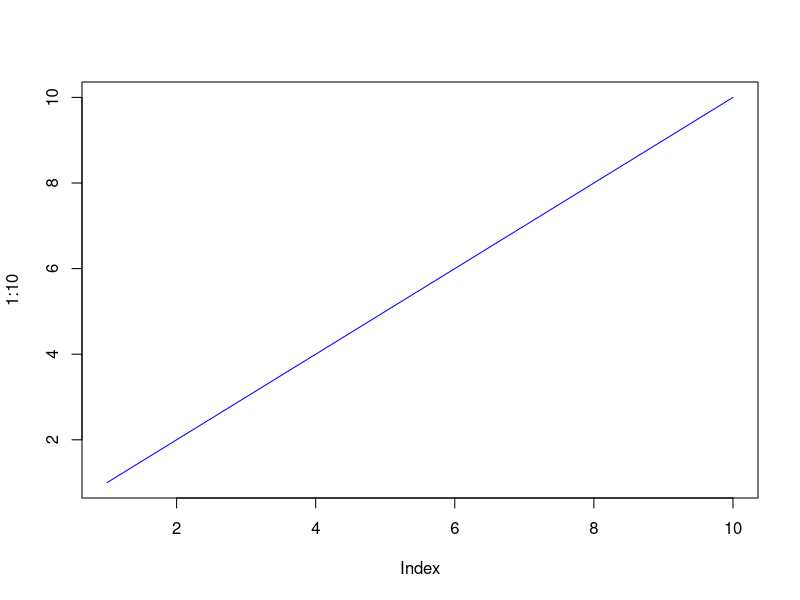

Write the R code that produced this figure.
## ---- chunk 1
knitr::opts_chunk$set(echo = TRUE)
## ---- chunk 2
plot(1:10, type ="l", col= "blue")
